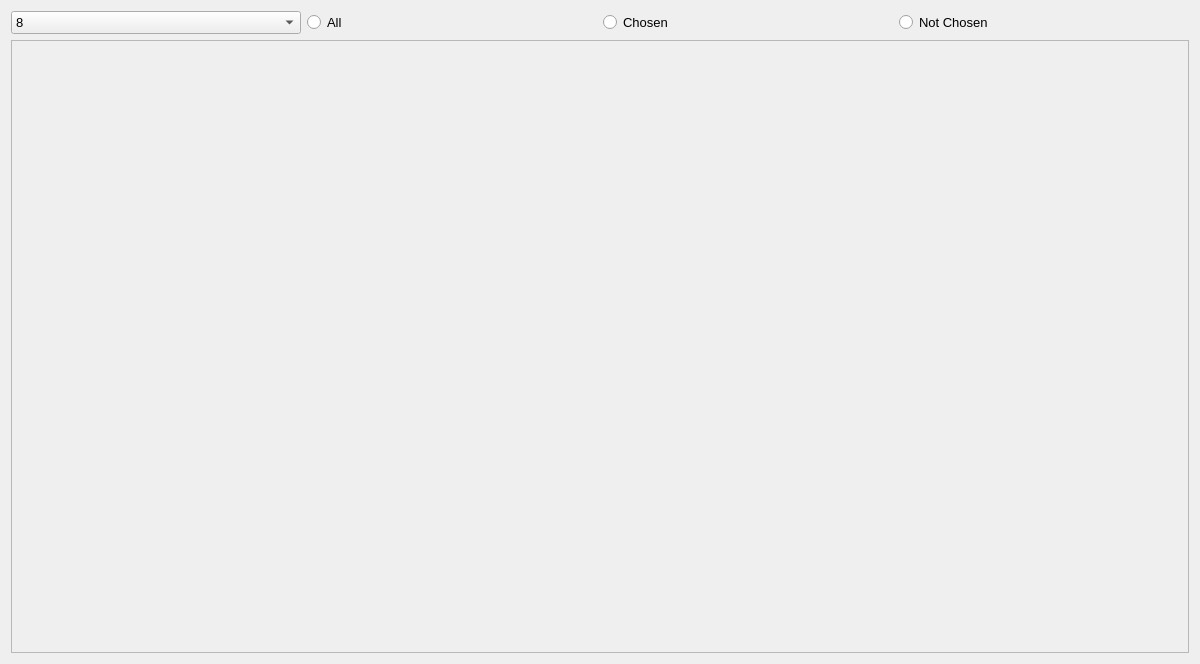
<?xml version="1.0" encoding="UTF-8"?>
<ui version="4.0">
 <class>OneGramTab</class>
 <widget class="QWidget" name="OneGramTab">
  <property name="geometry">
   <rect>
    <x>0</x>
    <y>0</y>
    <width>1200</width>
    <height>664</height>
   </rect>
  </property>
  <property name="sizePolicy">
   <sizepolicy hsizetype="MinimumExpanding" vsizetype="MinimumExpanding">
    <horstretch>0</horstretch>
    <verstretch>0</verstretch>
   </sizepolicy>
  </property>
  <property name="minimumSize">
   <size>
    <width>200</width>
    <height>200</height>
   </size>
  </property>
  <property name="maximumSize">
   <size>
    <width>16777215</width>
    <height>16777215</height>
   </size>
  </property>
  <property name="windowTitle">
   <string>Form</string>
  </property>
  <layout class="QVBoxLayout" name="verticalLayout">
   <item>
    <layout class="QHBoxLayout" name="widgetLayout">
     <item>
      <widget class="QComboBox" name="fontSizeComboBox">
       <property name="font">
        <font>
         <pointsize>10</pointsize>
        </font>
       </property>
       <property name="toolTip">
        <string>&lt;html&gt;&lt;head/&gt;&lt;body&gt;&lt;p&gt;&lt;span style=&quot; font-size:12pt;&quot;&gt;Change FontSize for Table&lt;/span&gt;&lt;/p&gt;&lt;/body&gt;&lt;/html&gt;</string>
       </property>
       <item>
        <property name="text">
         <string>8</string>
        </property>
       </item>
       <item>
        <property name="text">
         <string>9</string>
        </property>
       </item>
       <item>
        <property name="text">
         <string>10</string>
        </property>
       </item>
       <item>
        <property name="text">
         <string>11</string>
        </property>
       </item>
       <item>
        <property name="text">
         <string>12</string>
        </property>
       </item>
      </widget>
     </item>
     <item>
      <widget class="QRadioButton" name="filterAll">
       <property name="font">
        <font>
         <pointsize>10</pointsize>
        </font>
       </property>
       <property name="toolTip">
        <string>&lt;html&gt;&lt;head/&gt;&lt;body&gt;&lt;p&gt;&lt;span style=&quot; font-size:12pt;&quot;&gt;Filter Table, (also right click in table)&lt;/span&gt;&lt;/p&gt;&lt;/body&gt;&lt;/html&gt;</string>
       </property>
       <property name="text">
        <string>All</string>
       </property>
       <attribute name="buttonGroup">
        <string notr="true">filterButtonGroup</string>
       </attribute>
      </widget>
     </item>
     <item>
      <widget class="QRadioButton" name="filterChosen">
       <property name="font">
        <font>
         <pointsize>10</pointsize>
        </font>
       </property>
       <property name="toolTip">
        <string>&lt;html&gt;&lt;head/&gt;&lt;body&gt;&lt;p&gt;&lt;span style=&quot; font-size:12pt;&quot;&gt;Filter Table, (also right click in table)&lt;/span&gt;&lt;/p&gt;&lt;/body&gt;&lt;/html&gt;</string>
       </property>
       <property name="text">
        <string>Chosen</string>
       </property>
       <attribute name="buttonGroup">
        <string notr="true">filterButtonGroup</string>
       </attribute>
      </widget>
     </item>
     <item>
      <widget class="QRadioButton" name="filterNotChosen">
       <property name="font">
        <font>
         <pointsize>10</pointsize>
        </font>
       </property>
       <property name="toolTip">
        <string>&lt;html&gt;&lt;head/&gt;&lt;body&gt;&lt;p&gt;&lt;span style=&quot; font-size:12pt;&quot;&gt;Filter Table, (also right click in table)&lt;/span&gt;&lt;/p&gt;&lt;/body&gt;&lt;/html&gt;</string>
       </property>
       <property name="text">
        <string>Not Chosen</string>
       </property>
       <attribute name="buttonGroup">
        <string notr="true">filterButtonGroup</string>
       </attribute>
      </widget>
     </item>
    </layout>
   </item>
   <item>
    <widget class="QScrollArea" name="scrollArea">
     <property name="font">
      <font>
       <pointsize>10</pointsize>
      </font>
     </property>
     <property name="widgetResizable">
      <bool>true</bool>
     </property>
     <widget class="QWidget" name="scrollAreaWidgetContents">
      <property name="geometry">
       <rect>
        <x>0</x>
        <y>0</y>
        <width>1176</width>
        <height>600</height>
       </rect>
      </property>
      <property name="sizePolicy">
       <sizepolicy hsizetype="Expanding" vsizetype="Expanding">
        <horstretch>0</horstretch>
        <verstretch>0</verstretch>
       </sizepolicy>
      </property>
      <layout class="QHBoxLayout" name="scrollAreaLayout">
       <property name="sizeConstraint">
        <enum>QLayout::SetNoConstraint</enum>
       </property>
      </layout>
     </widget>
    </widget>
   </item>
  </layout>
 </widget>
 <resources/>
 <connections/>
 <buttongroups>
  <buttongroup name="filterButtonGroup"/>
 </buttongroups>
</ui>
